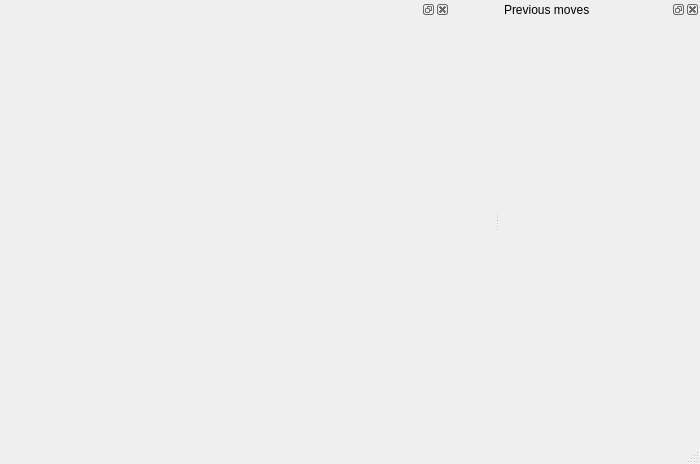
<?xml version="1.0" encoding="UTF-8"?>
<ui version="4.0">
 <class>MainWindow</class>
 <widget class="QMainWindow" name="MainWindow">
  <property name="geometry">
   <rect>
    <x>0</x>
    <y>0</y>
    <width>700</width>
    <height>464</height>
   </rect>
  </property>
  <property name="minimumSize">
   <size>
    <width>0</width>
    <height>0</height>
   </size>
  </property>
  <property name="windowTitle">
   <string>MainWindow</string>
  </property>
  <widget class="QWidget" name="centralwidget"/>
  <widget class="QMenuBar" name="menubar">
   <property name="geometry">
    <rect>
     <x>0</x>
     <y>0</y>
     <width>700</width>
     <height>22</height>
    </rect>
   </property>
  </widget>
  <widget class="QStatusBar" name="statusbar"/>
  <widget class="QDockWidget" name="leftDock">
   <property name="minimumSize">
    <size>
     <width>200</width>
     <height>30</height>
    </size>
   </property>
   <property name="floating">
    <bool>false</bool>
   </property>
   <property name="windowTitle">
    <string>Previous moves</string>
   </property>
   <attribute name="dockWidgetArea">
    <number>2</number>
   </attribute>
   <widget class="QWidget" name="leftDockWidgetContents"/>
  </widget>
  <widget class="QDockWidget" name="boardDock">
   <property name="minimumSize">
    <size>
     <width>450</width>
     <height>420</height>
    </size>
   </property>
   <property name="maximumSize">
    <size>
     <width>450</width>
     <height>420</height>
    </size>
   </property>
   <property name="windowTitle">
    <string/>
   </property>
   <attribute name="dockWidgetArea">
    <number>1</number>
   </attribute>
   <widget class="QWidget" name="boardDockWidgetContents"/>
  </widget>
 </widget>
 <resources/>
 <connections/>
</ui>
